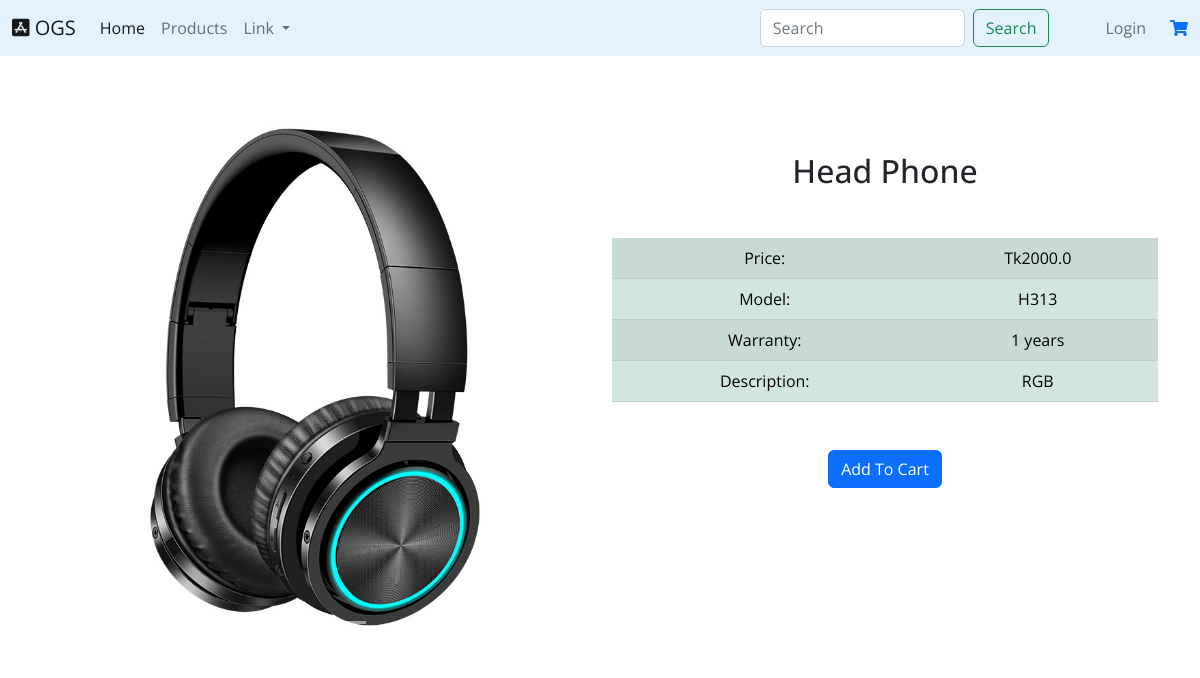
Screenshot of /3/ with the database file from the repository.
### productstemplate/models.py (models this page shows, shortened)
class Product(models.Model):
    product_name = models.CharField(max_length=50, blank=False, help_text='Add Product Model Name or Product Name.')
    category = models.ForeignKey(Category, on_delete=models.CASCADE, default="", blank=True, related_name="Products")
    brand_name = models.ForeignKey(Brand, on_delete=models.CASCADE, default="", blank=True, related_name="Products")
    specification = models.CharField(max_length=400, blank=True, default="")
    price = models.FloatField(blank=False, default=0.00, validators=[MinValueValidator(0.0)], help_text='Price Can not be Less than Zero.')
    datatime = models.DateTimeField(auto_now_add=True)
    warranty = models.CharField(max_length=50, blank=True)
    image1 = models.ImageField(upload_to='Product Images')
    image2 = models.ImageField(upload_to='Product Images', blank=True)
    image3 = models.ImageField(upload_to='Product Images', blank=True)
    image4 = models.ImageField(upload_to='Product Images', blank=True)
    class Meta:
        unique_together = [['category', 'brand_name', 'product_name', 'specification'] ]

class Category(models.Model):
    category_name = models.CharField(max_length=20, unique=True)
    logo = models.ImageField(upload_to='Category')
    slug = models.SlugField(unique="True", help_text="Slug is a field in autocomplete mode, but if you want you can modify its contents")
    def __str__(self):
        return self.category_name

### productstemplate/views.py (the view)
# urls.py: path('<int:pk>/', views.ProductDetailView.as_view(), name='product-detail'),
class ProductDetailView(DetailView):
    template_name = "productstemplate/singleproduct.html"
    model = Product

### templates/productstemplate/singleproduct.html (shortened to what this page needs)
{% extends 'base.html' %}
{% block content %}
<div class="container mt-5">
    <div class="row text-center">
      <div class="col">
        <div
          id="carouselExampleIndicators"
          class="carousel slide"
          data-bs-ride="true"
        >
          <div class="carousel-indicators">
            <button
              type="button"
              data-bs-target="#carouselExampleIndicators"
              data-bs-slide-to="0"
              class="active"
              aria-current="true"
              aria-label="Slide 1"
            ></button>
            <button
              type="button"
              data-bs-target="#carouselExampleIndicators"
              data-bs-slide-to="1"
              aria-label="Slide 2"
            ></button>
            <button
              type="button"
              data-bs-target="#carouselExampleIndicators"
              data-bs-slide-to="2"
              aria-label="Slide 3"
            ></button>
          </div>
          <div class="carousel-inner">
            <div class="carousel-item active">
              <img
                src="{{ object.image1.url }}"
                class="d-block w-100"
                alt="{{ object.image1 }}"
              />
            </div>
          </div>
          <button
            class="carousel-control-prev"
            type="button"
            data-bs-target="#carouselExampleIndicators"
            data-bs-slide="prev"
          >
            <span
              class="carousel-control-prev-icon"
              aria-hidden="true"
            ></span>
          </button>
          <button
            class="carousel-control-next"
            type="button"
            data-bs-target="#carouselExampleIndicators"
            data-bs-slide="next"
          >
            <span
              class="carousel-control-next-icon"
              aria-hidden="true"
            ></span>
          </button>
        </div>
      </div>
      <div class="col">
        <h2 class="mt-5">{{ object.category|title }}</h2>
        <table class="table table-success table-striped mt-5">
          <tbody>
            <tr>
              <td>Price:</td>
              <td>Tk{{ object.price }}</td>
            </tr>
            <tr>
              <td>Model:</td>
              <td>{{ object.product_name }}</td>
            </tr>
            <tr>
              <td>Warranty:</td>
              <td>{{ object.warranty }}</td>
            </tr>
            <tr>
              <td>Description:</td>
              <td>{{ object.specification }}</td>
            </tr>
          </tbody>
        </table>
        <form method="POST" action="{% url 'add-to-cart' %}">
            <input class="input" type="hidden" name="productID" value="{{object.pk}}"/><br/>
            <button class="btn btn-primary mt-2">Add To Cart</button>
        </form>
      </div>
    </div>
  </div>
{% endblock %}

### statics/css/footer.css (style rules this page uses)
body { line-height: 1.5; font-family: 'Poppins', sans-serif; }
* { margin:0; padding:0; box-sizing: border-box; }
.container { max-width: 1170px; margin:auto; }
.row { display: flex; flex-wrap: wrap; }

### statics/css/singleproduct.css (style rules this page uses)
* { box-sizing: border-box; padding: 0; margin: 0; font-family: 'Open Sans', sans-serif; }
body { line-height: 1.5; }
img { width: 100%; display: block; }

### rows the page displays
Product: image1 (picture), category "Head Phone", price "2000.0", product_name "H313", warranty "1 years", specification "RGB"
